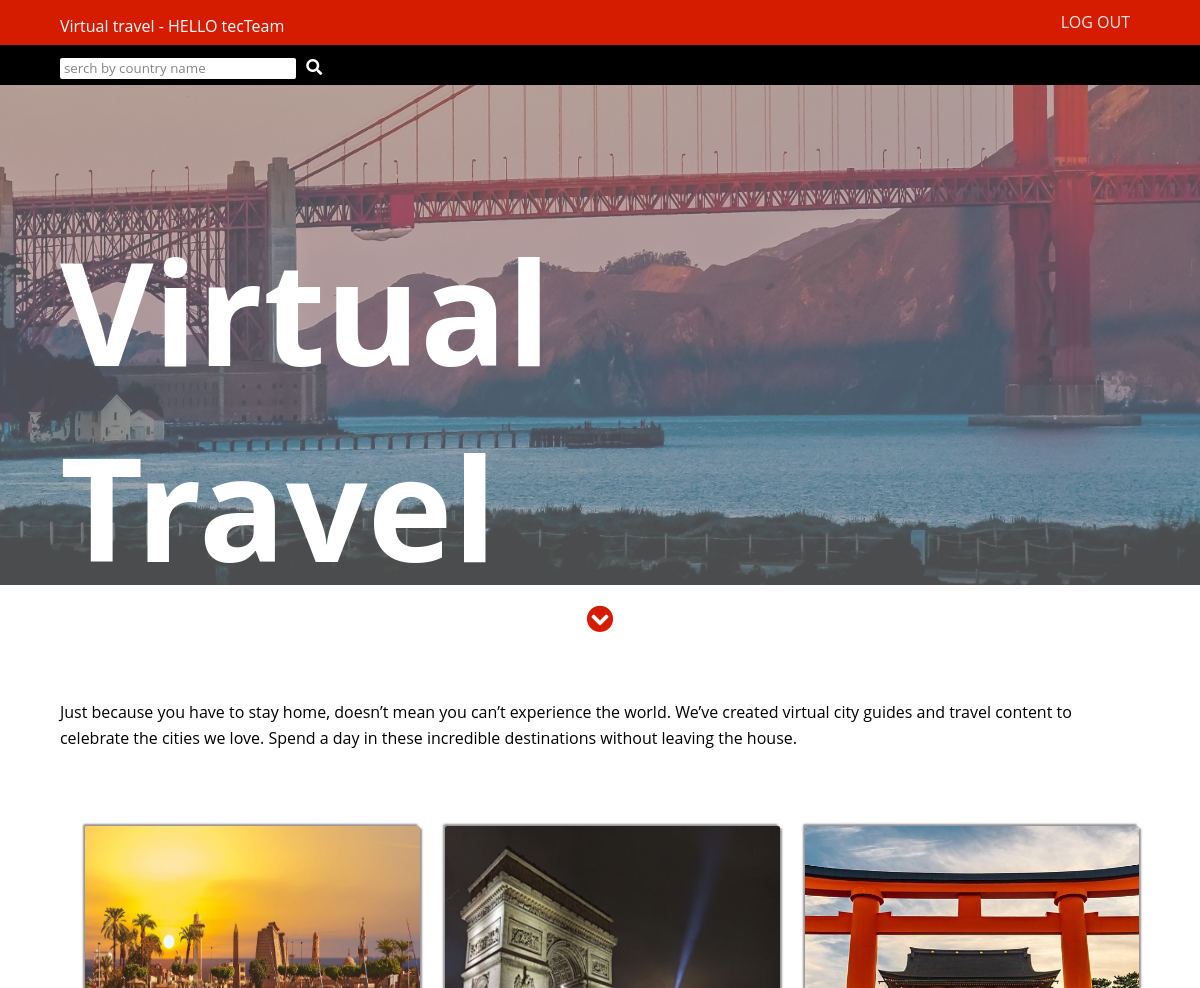
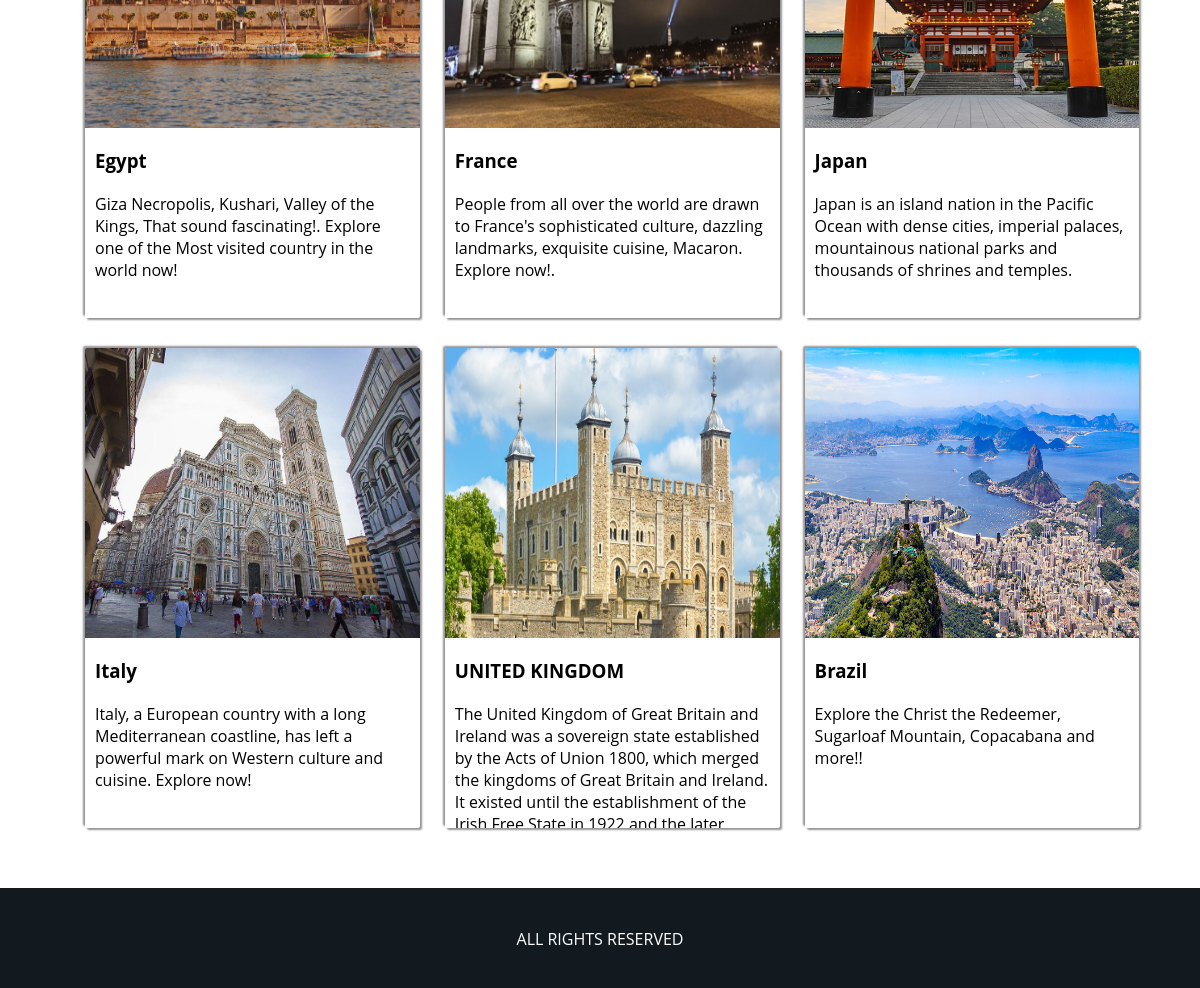
The app's page / (signed in) with its own data (2 pictures, top to bottom).
### travel_app/models.py (models this page shows, shortened)
class Country(models.Model):
    name =  models.CharField(max_length=20)
    info = models.TextField(default='')
    pic = models.ImageField(null=True,blank=True)
    languag = models.CharField(default='' , max_length=30)
    languageUrl = models.TextField(default='')
    class Meta:
        verbose_name_plural = 'Countries'

### travel_app/views.py (the view)
# urls.py: path('', main, name='main'),
def main(request):
    country = Country.objects.all()
    myFilter = CountryFilter(request.GET , queryset = country)
    country = myFilter.qs
    title = 'Virtual Travel'
    context = {
        'title' : title,
        'countries' : country,
        'myFilter' :myFilter,
    }
    return render(request,'home.html',context)

### templates/home.html (shortened to what this page needs)
{%load static%}
{% load fontawesome_5 %}
<!DOCTYPE html>
<html lang="en">
<head>
    <link rel='stylesheet' href="{% static '/css/style.css'%}" type="text/css">
    {% fontawesome_5_static %}
</head>
<body>
    <div class="navbar">
        <div class="container">
            <div class="links">
                {% if user.is_authenticated%}
                <a href="{% url 'logout' %}">Log out</a>
                {%else%}
                <a href="login">Log in</a>
                <a href="register">sign up</a>
                {%endif%}
            </div>
            <div class="name">
                <p>
                {% if user.is_authenticated %}
                    <a href="{% url 'main' %}" style="text-decoration: none; color:white;">Virtual travel - HELLO {{request.user}}</a>
                {%else%}
                <a href="{% url 'main' %}" style="text-decoration: none; color:white; ">Virtual travel</a>
                {%endif%}
                </p>
            </div>
        </div>
    </div>
    <div class=sec-nav>
        <div class='container'>
            <div class='search'>
                <form method="GET">
                    {{myFilter.form.name}}
                    <button type="submit">{% fa5_icon 'search' 'fas' %}</button>
                </form>
            </div>
        </div>
    </div>
    {% include 'header.html' %}
    <div id='chevron'>{% fa5_icon 'chevron-circle-down' 'fas' large=True  %} </div>
    <div class='title-text'>
        <div class='container'>
            <p>Just because you have to stay home, doesn’t mean you can’t experience the world. We’ve created virtual city guides and travel content to celebrate the cities we love. Spend a day in these incredible destinations without leaving the house.</p>
        </div>
    </div>
    <section class='country'>
        <div class="container">
            {% for country in countries %}
            <a class='outer' href="{% url 'content' country.id %}">
                <div class="inner">
                    <img src='images/{{country.pic}}'>
                </div>
                <div class='content'>
                    <h3>{{country.name}}</h3>
                    <p>{{country.info}}</p>
                </div>
            </a>
           {% endfor %}
        </div>
    </section>
    <footer>
        <div class='container'>
            <div class='footer'>
                ALL RIGHTS RESERVED
            </div>
        </div>
    </footer>
</body>
</html>

### static/css/style.css (style rules this page uses)
* { box-sizing: border-box; margin: 0px; font-family: 'Open Sans', sans-serif; }
body { font-family: 'Roboto', sans-serif; }
.container { width: 1080px; margin: auto; height: 100%; }
.navbar { background-color:#D51C00 ; width: 100%; height: 45px; padding: 10px; overflow: hidden; }
.navbar .links { float: right; }
.navbar .links a { text-transform: uppercase; margin: 7px 10px 0 0; background: transparent; outline: none; border: 0px ; color: #e6e6e6; line-height: 1.6; cursor: pointer; text-decoration: none; }
.navbar .name { float: left; color: #e6e6e6; margin-top: 5px; line-height: 1.; }
.sec-nav { width: 100%; height: 40px; background-color: #000; position: relative; padding: 10px; overflow: hidden; }
.sec-nav .search { float: left; }
.sec-nav .search form input { height: 21px; width: 236px; padding: 4px; border: 0px; outline: none; border-radius: 2px; background-color: #ffffff; }
.sec-nav .search form button { background-color: transparent; border: none; color: #fff; cursor: pointer; font-size: 16px; outline: none; }
.title-text { margin-top:70px; }
.title-text p { line-height: 1.6; }
.country { width: 100%; margin-top: 45px; overflow: hidden; }
.outer { height: 480px; width: 31%; overflow: hidden; box-shadow: -2px -2px 2px #959393, 2px 2px 2px #959393; float: left; margin:30px 0 0 25px; border-radius: 2px; }
.outer .content { margin-top: 10px; padding: 10px; }
.outer .content p { margin-top: 20px; }
.country a { text-decoration: none; color:#000; }
.inner { height: 290px; width: 100%; overflow: hidden; }
.inner img { height: 100%; width: 100%; transition: all 0.5s ease-in-out; }
footer { background-color: #131A1F; width: 100%; height: 100px; margin-top: 30px; color:#fff; text-align: center; padding: 40px; }
#chevron { margin-top: 30px; text-align: center; margin-top: 15px; text-align: center; height: 30px; font-size: 27px; color:#D51C00; }
#chevron i { cursor: pointer; }

### records on screen
Country: pic (picture), name "Egypt", info "Giza Necropolis, Kushari, Valley of the Kings, That sound fascinating!. Explore one of the Most visited country in the world now!"
Country: pic (picture), name "France", info "People from all over the world are drawn to France's sophisticated culture, dazzling landmarks, exquisite cuisine, Macaron. Explore now!."
Country: pic (picture), name "Japan", info "Japan is an island nation in the Pacific Ocean with dense cities, imperial palaces, mountainous national parks and thousands of shrines and temples."
Country: pic (picture), name "Italy", info "Italy, a European country with a long Mediterranean coastline, has left a powerful mark on Western culture and cuisine. Explore now!"
Country: pic (picture), name "UNITED KINGDOM", info "The United Kingdom of Great Britain and Ireland was a sovereign state established by the Acts of Union 1800, which merged the kingdoms of Great Britain and Ireland. It existed until the establishment of the…"
Country: pic (picture), name "Brazil", info "Explore the Christ the Redeemer, Sugarloaf Mountain, Copacabana and more!!"

### other values on screen
{{ request.user }} "tecTeam"
